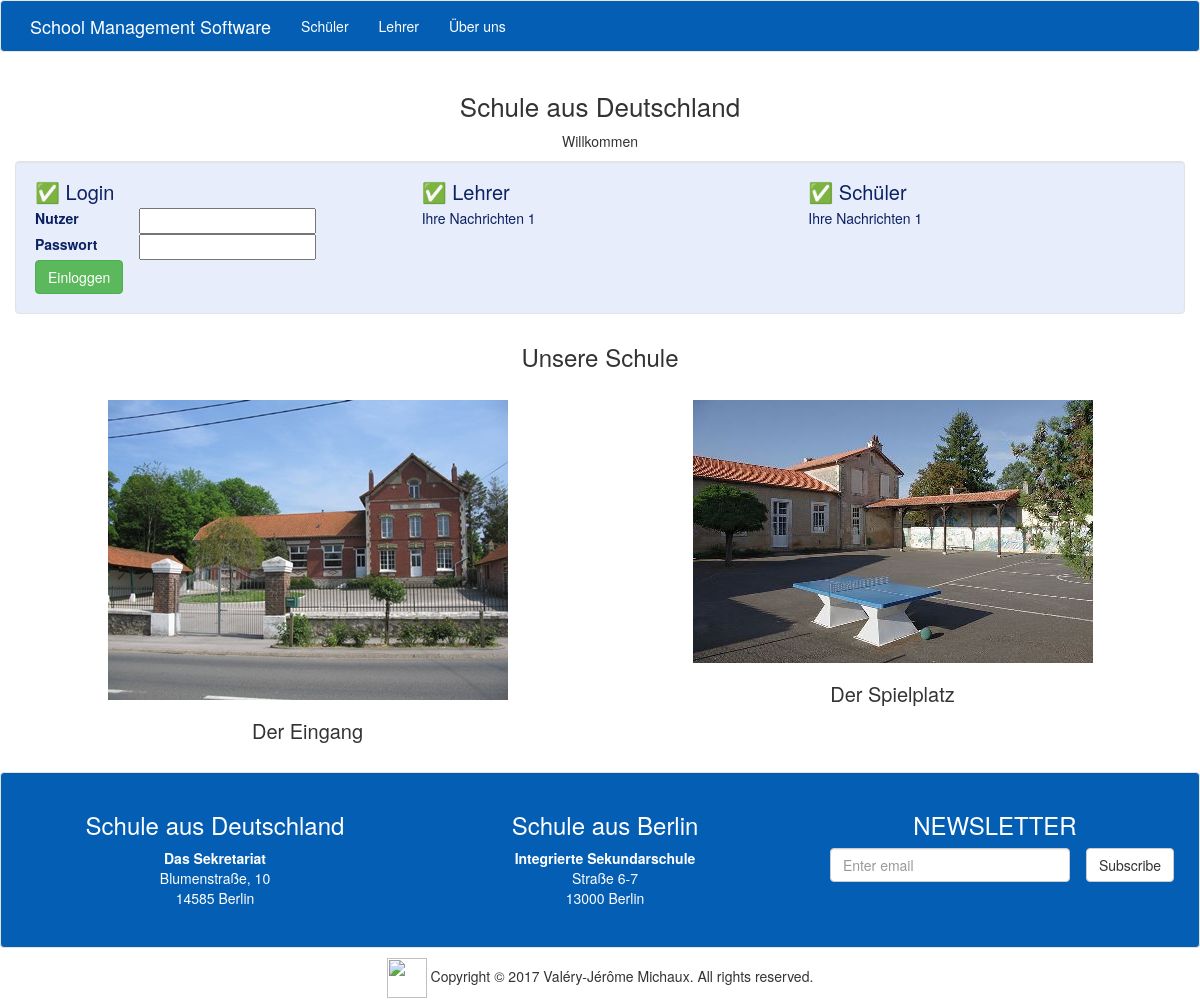
The page / on the database its author committed.
### tables this page shows
CREATE TABLE `interface` (
  `code` int(30) NOT NULL,
  `titre` text NOT NULL,
  `message1` text NOT NULL,
  `titre2` text NOT NULL,
  `titre3` text NOT NULL,
  `message2` text NOT NULL,
  `message3` text NOT NULL
);

CREATE TABLE `school` (
  `schoolname1` varchar(50) NOT NULL,
  `schoolname2` varchar(30) NOT NULL,
  `schoolzip` varchar(10) NOT NULL,
  `schooladdress` varchar(30) NOT NULL,
  `groupname` varchar(50) NOT NULL,
  `groupname2` varchar(30) NOT NULL,
  `groupaddress` varchar(30) NOT NULL,
  `groupzip` varchar(10) NOT NULL,
  `schoolcity` varchar(30) NOT NULL,
  `Groupcity` varchar(30) NOT NULL,
  `code` int(11) NOT NULL
);

### index.php (the view, shortened to what this page needs)
<?php
include 'connexion.php';
?>
<!DOCTYPE html>
<html lang="en">
<head>
  <link rel="stylesheet" href="css/bootstrap.css">
</head>
<body>
  <nav class="navbar navbar-default">
    <div class="container">
      <div class="navbar-header">
        <a class="navbar-brand" href="index.php">School Management Software</a>
      </div>
      <div class="collapse navbar-collapse" id="myDefaultNavbar1">
        <ul class="nav navbar-nav">
          <li class="active"><a href="#">Schüler <span class="sr-only">(current)</span></a></li>
          <li class="active"><a href="#">Lehrer <span class="sr-only">(current)</span></a></li>
          <li class="active"><a href="about.php">Über uns<span class="sr-only">(current)</span></a></li>
        </ul>
      </div>
    </div>
  </nav>
  <section>
    <?php
    $requete = 'SELECT * FROM `interface`';
    $result = mysqli_query($cn, $requete);
    $interf = mysqli_fetch_array($result);
    ?>
    <div class="container">
      <div class="row">
        <div class="col-xs-12 text-center">
          <h1>
            <?php echo addslashes($interf[1]); ?>
          </h1>
          <p>
            <?php echo addslashes($interf[2]); ?>
          </p>
        </div>
      </div>
    </div>
  </section>
  <section>
    <div class="container well">
      <div class="row">
        <div class="col-lg-4 col-md-4 col-sm-6">
          <div class="media">
            <div class="media-body">
              <h2 class="media-heading">✅ Login</h2>
              <form action="" method="post">
                <table width="300" border="0">
                  <tbody>
                    <tr>
                      <th scope="row"><label for="textfield5">Nutzer </label></th>
                      <td><input type="text" name="t1" id="t1" maxlength="15"><br></td>
                    </tr>
                    <tr>
                      <th scope="row"><label for="textfield7">Passwort </label></th>
                      <td><input type="password" name="t2" id="t2" maxlength="15"><br></td>
                    </tr>
                  </tbody>
                </table>
                <input type="submit" name="b1" id="b1" class="btn btn-success" value="Einloggen">
              </form>
              <?php
              $requete = 'SELECT * FROM `interface`';
              $result = mysqli_query($cn, $requete);
              $interf = mysqli_fetch_array($result);
              ?>
            </div>
          </div>
        </div>
        <div class="col-lg-4 col-md-4 col-sm-6">
          <div class="media">
            <div class="media-body">
              <h2 class="media-heading">
                ✅
                <?php echo addslashes($interf[3]); ?>
              </h2>
              <?php echo addslashes($interf[5]); ?>
            </div>
          </div>
        </div>
        <div class="col-lg-4 col-md-4 col-sm-6">
          <div class="media">
            <div class="media-body">
              <h2 class="media-heading">
                ✅
                <?php echo addslashes($interf[4]); ?>
              </h2>
              <?php echo addslashes($interf[5]); ?>
            </div>
          </div>
        </div>
      </div>
    </div>
  </section>
  <section>
    <div class="container">
      <div class="row">
        <div class="col-lg-12 text-center">
          <h3>Unsere Schule</h3><br>
        </div>
      </div>
      <div class="row">
        <div class="col-md-6 text-center">
          <img src="img/400x400.jpg " alt="">
          <h2>Der Eingang</h2>
        </div>
        <div class="col-md-6 text-center">
          <img src="img/400x4001.jpg" alt="">
          <h2>Der Spielplatz</h2>
        </div>
      </div>
    </div>
  </section>
  <br>
  <?php
  $requete = 'SELECT * FROM `school`';
  $result = mysqli_query($cn, $requete);
  $ecole = mysqli_fetch_array($result);
  ?>
  <footer class="text-center">
    <div class="section well2">
      <div class="container">
        <div class="row">
          <div class="col-lg-4 col-md-4">
            <h3 class="text-center">
              <?php echo addslashes($ecole[4]); ?>
            </h3>
            <address class="text-center">
              <strong>
                <?php echo addslashes($ecole[5]); ?>
              </strong><br>
              <?php echo addslashes($ecole[6]); ?><br>
              <?php echo addslashes($ecole[7]); ?>
              <?php echo addslashes($ecole[9]); ?><br>
            </address>
          </div>
          <div class="col-lg-4 col-md-4">
            <h3 class="text-center">
              <?php echo addslashes($ecole[0]); ?>
            </h3>
            <address class="text-center">
              <strong>
                <?php echo addslashes($ecole[1]); ?>
              </strong><br>
              <?php echo addslashes($ecole[3]); ?><br>
              <?php echo addslashes($ecole[2]); ?>
              <?php echo addslashes($ecole[8]); ?><br>
            </address>
          </div>
          <div class="col-lg-4 col-md-4">
            <h3 class="text-center">NEWSLETTER</h3>
            <form>
              <div class="form-group col-lg-9 col-md-8 col-sm-10 col-xs-10">
                <input type="email" class="form-control" id="exampleInputEmail1" placeholder="Enter email">
              </div>
              <button type="submit" class="btn btn-default">Subscribe<br>
              </button>
            </form>
          </div>
        </div>
      </div>
    </div>
    <div class="container">
      <div class="row">
        <div class="col-xs-12">
        <p><a href="https://github.com/michaux4/SchoolManagementSoftware" target="_blank"><img src="https://github.githubassets.com/images/modules/logos_page/GitHub-Mark.png" style="width:40px;height:40px;"></a> Copyright &copy; 2017 Val&eacute;ry-J&eacute;r&ocirc;me Michaux. All rights reserved. </p>
        </div>
      </div>
    </div>
  </footer>
</body>
</html>

### rows shown on the page
interface: titre "Schule aus Deutschland", message1 "Willkommen", titre2 "Lehrer", message2 "Ihre Nachrichten 1", titre3 "Schüler"
school: groupname "Schule aus Deutschland", groupname2 "Das Sekretariat", groupaddress "Blumenstraße, 10", groupzip "14585", Groupcity "Berlin", schoolname1 "Schule aus Berlin", schoolname2 "Integrierte Sekundarschule", schooladdress "Straße 6-7", schoolzip "13000", schoolcity "Berlin"
